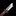

A level layout from a 2D game, rendered from its tile map. Below: a short description, then the map file with tile-grid data replaced by summaries:
An orthogonal 1x1 tile map with 16x16 px tiles, 11 tile layers (Back, Back2, Back5, Back7, ...).

<map version="1.10" tiledversion="1.10.2" orientation="orthogonal" renderorder="right-down" width="1" height="1" tilewidth="16" tileheight="16" infinite="0" nextlayerid="24" nextobjectid="434">
 <properties>
  <property name="AllowGrassSurviveInWinter" value="T" />
  <property name="Outdoors" value="T" />
 </properties>
 <tileset firstgid="1" name="mmfest" tilewidth="16" tileheight="16" tilecount="192" columns="12">
  <image source="mmfest.png" width="192" height="256" />
  <tile id="156">
   <animation>
    <frame tileid="156" duration="160" />
    <frame tileid="156" duration="160" />
    <frame tileid="156" duration="160" />
    <frame tileid="156" duration="160" />
    <frame tileid="156" duration="160" />
    <frame tileid="157" duration="160" />
    <frame tileid="158" duration="160" />
    <frame tileid="159" duration="160" />
    <frame tileid="160" duration="160" />
    <frame tileid="161" duration="160" />
    <frame tileid="162" duration="160" />
    <frame tileid="163" duration="160" />
   </animation>
  </tile>
 </tileset>
 <layer id="1" name="Back" width="1" height="1">
  <data>[1 cells, 0 non-empty, 0 distinct tile ids]</data>
 </layer>
 <objectgroup id="2" name="Back" />
 <layer id="3" name="Back2" width="1" height="1">
  <properties>
   <property name="Draw" value="Back" />
  </properties>
  <data>[1 cells, 0 non-empty, 0 distinct tile ids]</data>
 </layer>
 <objectgroup id="4" name="Back2" />
 <layer id="5" name="Back5" width="1" height="1">
  <properties>
   <property name="Draw" value="Back" />
  </properties>
  <data>[1 cells, 0 non-empty, 0 distinct tile ids]</data>
 </layer>
 <objectgroup id="6" name="Back5" />
 <layer id="7" name="Back7" width="1" height="1">
  <properties>
   <property name="Draw" value="Back" />
  </properties>
  <data>[1 cells, 0 non-empty, 0 distinct tile ids]</data>
 </layer>
 <objectgroup id="8" name="Back7" />
 <layer id="9" name="Buildings" width="1" height="1">
  <data>[1 cells, 1 non-empty, 1 distinct tile ids]</data>
 </layer>
 <objectgroup id="10" name="Buildings" />
 <layer id="11" name="Buildings2" width="1" height="1">
  <properties>
   <property name="Draw" value="Buildings" />
  </properties>
  <data>[1 cells, 0 non-empty, 0 distinct tile ids]</data>
 </layer>
 <objectgroup id="12" name="Buildings2" />
 <layer id="13" name="Buildings7" width="1" height="1">
  <properties>
   <property name="Draw" value="Buildings" />
  </properties>
  <data>[1 cells, 0 non-empty, 0 distinct tile ids]</data>
 </layer>
 <objectgroup id="14" name="Buildings7" />
 <layer id="15" name="Paths" width="1" height="1">
  <data>[1 cells, 0 non-empty, 0 distinct tile ids]</data>
 </layer>
 <objectgroup id="16" name="Paths" />
 <layer id="17" name="Front" width="1" height="1">
  <data>[1 cells, 0 non-empty, 0 distinct tile ids]</data>
 </layer>
 <objectgroup id="18" name="Front" />
 <layer id="19" name="AlwaysFront" width="1" height="1">
  <data>[1 cells, 1 non-empty, 1 distinct tile ids]</data>
 </layer>
 <objectgroup id="20" name="AlwaysFront" />
 <layer id="21" name="AlwaysFront2" width="1" height="1">
  <properties>
   <property name="Draw" value="AlwaysFront" />
  </properties>
  <data>[1 cells, 0 non-empty, 0 distinct tile ids]</data>
 </layer>
 <objectgroup id="22" name="AlwaysFront2" />
</map>
